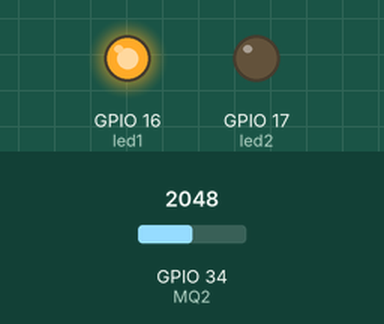
Recording of a sketch running on a simulated ESP32. Parts: output pins drawn as LEDs (lit = HIGH). Dashed ring = blinking. The test bench sets the inputs (shaded band); at power-on: GPIO 34 (MQ2) = 2048. WiFi joins after 1.5 s; servers stay silent unless stated; what the sketch prints to the serial monitor is not drawn.

Above: at 3.0 s.
3.1 s: GPIO 34 (MQ2) set to 2866
At 4.1 s:
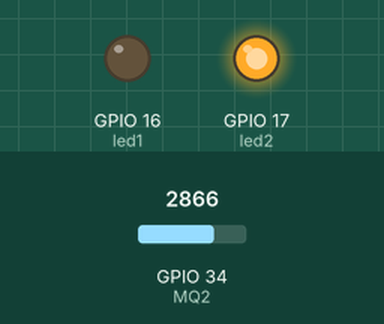
6.1 s: GPIO 34 (MQ2) set to 2047
At 8.5 s:
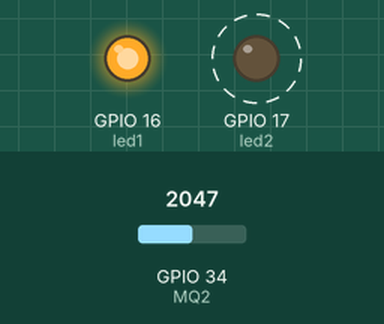
9.1 s: GPIO 34 (MQ2) set to 3603
At 10.2 s:
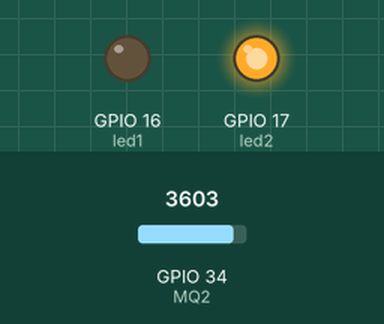
Timing chart, 0 to 18.1 s (numbered marks = the images above; inputs shaded):
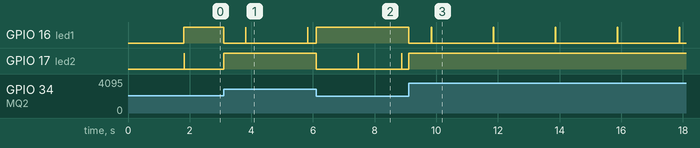

Measured:
- after the input at 3.1 s, GPIO 16 (led1): goes LOW 0.71 s, HIGH 0.01 s, LOW 2.0 s, HIGH 0.01 s, then LOW, starting at once
- after the input at 6.1 s, GPIO 17 (led2): alternates HIGH for 0.01 s and LOW for 1.4 s, starting at once
- after the input at 9.1 s, GPIO 16 (led1): HIGH → LOW at once, then repeats every 2.0 s: HIGH 0.01 s, LOW 2.0 s

The sketch:

gas_detection.ino
```cpp
#if CONFIG_FREERTOS_UNICORE
#define ARDUINO_RUNNING_CORE 0
#else
#define ARDUINO_RUNNING_CORE 1
#endif

#include<HardwareSerial.h>
#define SEMAPHORE_H
#ifndef INC_FREERTOS_H
#endif

#define BLYNK_PRINT Serial
#include <WiFi.h>
#include <WiFiClient.h>
#include <BlynkSimpleEsp32.h>
BlynkTimer timer;

//char auth[] = "2w9Ogu_8iYXR8xB8Qu5S5JIQGxom7A_-";
char auth[] = "HmjJ7MVLfcpCdEl9-TwEiFVn0qsWpKE7";


char ssid[] = "DIGI_0afd08";
char pass[] = "aa21f502";

const int led1 = 16;
const int led2 = 17;
const int MQ2 = 34;

void Task1code( void * pvParameters );
void Task2code( void * pvParameters );
void Task3code( void * pvParameters );

SemaphoreHandle_t xSerialSemaphore;

void setup() {

  Serial.begin(115200);
  Blynk.begin(auth, ssid, pass);
  pinMode(led1, OUTPUT);
  pinMode(led2, OUTPUT);
  pinMode(MQ2, INPUT);

  while (!Serial) {
    ; // wait for serial port to connect
  }
   if (xSerialSemaphore == NULL){
    xSerialSemaphore = xSemaphoreCreateMutex();
    if ((xSerialSemaphore) != NULL)
    xSemaphoreGive((xSerialSemaphore));
    }

 xTaskCreatePinnedToCore(
                    Task1code,
                    "Task1",
                    1024,
                    NULL,
                    1,
                    NULL,
                    ARDUINO_RUNNING_CORE);
//  vTaskDelay(500);

  xTaskCreatePinnedToCore(
                    Task2code,
                    "Task2",
                    1024,
                    NULL,
                    1,
                    NULL,
                    ARDUINO_RUNNING_CORE);
//  vTaskDelay(500);

  xTaskCreatePinnedToCore(
                    Task3code,
                    "Task3",
                    10000,
                    NULL,
                    2,
                    NULL,
                    ARDUINO_RUNNING_CORE);

//  vTaskDelay(500);
}

void loop()
{
}

void Task1code(void *pvParameters)
{
  (void) pvParameters;
  pinMode(led1, OUTPUT);

  while(1)
  {
  if (xSemaphoreTake (xSerialSemaphore, (TickType_t) 5) == pdTRUE){


    Serial.println("LED verde aprins ");
    digitalWrite(led1, HIGH);
    vTaskDelay( 1000 / portTICK_PERIOD_MS );
    digitalWrite(led1, LOW);
    vTaskDelay( 1000 / portTICK_PERIOD_MS );
  }
    xSemaphoreGive(xSerialSemaphore);

    vTaskDelay(10);
}
}

void Task2code(void *pvParameters)
{
  (void) pvParameters;
  pinMode(led2, OUTPUT);

  while(1)
  {
    if (xSemaphoreTake (xSerialSemaphore, (TickType_t) 5) == pdTRUE){
    Serial.println("LED rosu aprins ");
    digitalWrite(led2, HIGH);
    vTaskDelay( 700 / portTICK_PERIOD_MS );
    digitalWrite(led2, LOW);
    vTaskDelay( 700 / portTICK_PERIOD_MS );
  }
    xSemaphoreGive(xSerialSemaphore);
    vTaskDelay(10);
  }
}

void Task3code(void *pvParameters)
{
  (void) pvParameters;

while(1){
  int sensorValueA3 = analogRead(MQ2);
  Blynk.virtualWrite(V1, sensorValueA3);
  Serial.println(sensorValueA3);
  if (xSemaphoreTake (xSerialSemaphore, (TickType_t) 10) == pdTRUE){
  if (sensorValueA3 > 2050)
  {
//  if (xSemaphoreTake (xSerialSemaphore, (TickType_t) 10) == pdTRUE){
  Blynk.notify("Gas Detected!");
    digitalWrite(led1, LOW);
    digitalWrite(led2, HIGH);
  }

  else
  {
    digitalWrite(led1, HIGH);
    digitalWrite(led2, LOW);
  }
  }
//        xSemaphoreGive(xSerialSemaphore);
      xSemaphoreGive(xSerialSemaphore);
   vTaskDelay(1);
}
}
```
